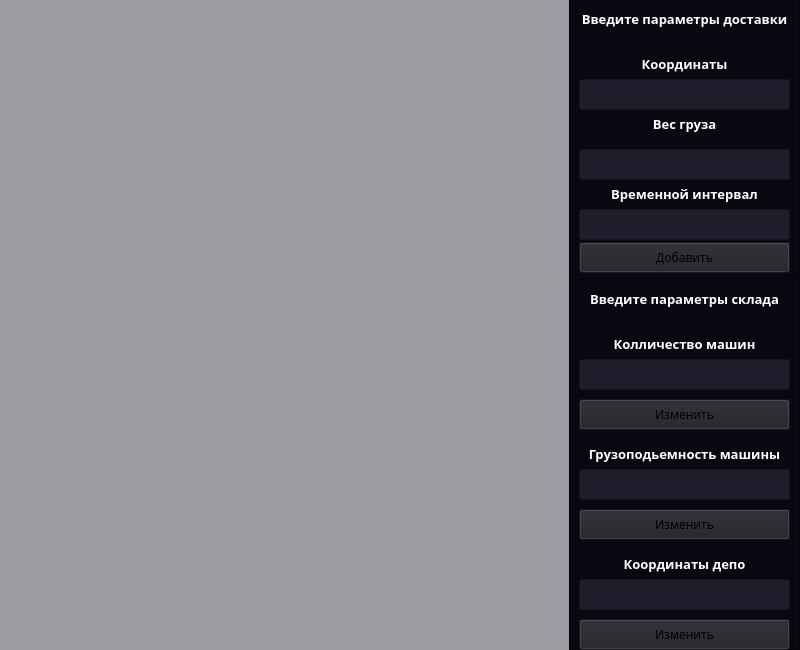
<?xml version="1.0" encoding="UTF-8"?>
<ui version="4.0">
 <class>MainWindow</class>
 <widget class="QMainWindow" name="MainWindow">
  <property name="geometry">
   <rect>
    <x>0</x>
    <y>0</y>
    <width>800</width>
    <height>650</height>
   </rect>
  </property>
  <property name="maximumSize">
   <size>
    <width>1000000</width>
    <height>1000000</height>
   </size>
  </property>
  <property name="windowTitle">
   <string>Transport routing</string>
  </property>
  <property name="styleSheet">
   <string notr="true">background-color:rgba(0, 0, 15, 30);
font-family: Noto Sans SC</string>
  </property>
  <widget class="QWidget" name="centralwidget">
   <widget class="QFrame" name="frame">
    <property name="geometry">
     <rect>
      <x>569</x>
      <y>-1</y>
      <width>231</width>
      <height>281</height>
     </rect>
    </property>
    <property name="styleSheet">
     <string notr="true">background-color: rgb(11, 7, 17);</string>
    </property>
    <property name="frameShape">
     <enum>QFrame::Shape::StyledPanel</enum>
    </property>
    <property name="frameShadow">
     <enum>QFrame::Shadow::Raised</enum>
    </property>
    <widget class="QLabel" name="label">
     <property name="geometry">
      <rect>
       <x>0</x>
       <y>0</y>
       <width>231</width>
       <height>41</height>
      </rect>
     </property>
     <property name="layoutDirection">
      <enum>Qt::LayoutDirection::LeftToRight</enum>
     </property>
     <property name="styleSheet">
      <string notr="true">color: white;
font-weight: bold;
font-size: 10pt;
background-color:none;
border: none</string>
     </property>
     <property name="text">
      <string>Введите параметры доставки</string>
     </property>
     <property name="textFormat">
      <enum>Qt::TextFormat::RichText</enum>
     </property>
     <property name="alignment">
      <set>Qt::AlignmentFlag::AlignCenter</set>
     </property>
    </widget>
    <widget class="QPushButton" name="pushButton">
     <property name="geometry">
      <rect>
       <x>10</x>
       <y>243</y>
       <width>211</width>
       <height>31</height>
      </rect>
     </property>
     <property name="styleSheet">
      <string notr="true">background-color: rgb(35, 32, 39);</string>
     </property>
     <property name="text">
      <string>Добавить</string>
     </property>
    </widget>
    <widget class="QLineEdit" name="lineEdit">
     <property name="geometry">
      <rect>
       <x>10</x>
       <y>80</y>
       <width>211</width>
       <height>31</height>
      </rect>
     </property>
     <property name="styleSheet">
      <string notr="true">background-color: rgb(32, 30, 45);</string>
     </property>
     <property name="alignment">
      <set>Qt::AlignmentFlag::AlignCenter</set>
     </property>
    </widget>
    <widget class="QLineEdit" name="lineEdit_2">
     <property name="geometry">
      <rect>
       <x>10</x>
       <y>150</y>
       <width>211</width>
       <height>31</height>
      </rect>
     </property>
     <property name="styleSheet">
      <string notr="true">background-color: rgb(32, 30, 45);</string>
     </property>
     <property name="alignment">
      <set>Qt::AlignmentFlag::AlignCenter</set>
     </property>
    </widget>
    <widget class="QLineEdit" name="lineEdit_3">
     <property name="geometry">
      <rect>
       <x>10</x>
       <y>210</y>
       <width>211</width>
       <height>31</height>
      </rect>
     </property>
     <property name="styleSheet">
      <string notr="true">background-color: rgb(32, 30, 45);</string>
     </property>
     <property name="alignment">
      <set>Qt::AlignmentFlag::AlignCenter</set>
     </property>
    </widget>
    <widget class="QLabel" name="label_6">
     <property name="geometry">
      <rect>
       <x>0</x>
       <y>180</y>
       <width>231</width>
       <height>31</height>
      </rect>
     </property>
     <property name="layoutDirection">
      <enum>Qt::LayoutDirection::LeftToRight</enum>
     </property>
     <property name="styleSheet">
      <string notr="true">color: white;
font-weight: bold;
font-size: 10pt;
background-color:none;
border: none</string>
     </property>
     <property name="text">
      <string>Временной интервал</string>
     </property>
     <property name="textFormat">
      <enum>Qt::TextFormat::RichText</enum>
     </property>
     <property name="alignment">
      <set>Qt::AlignmentFlag::AlignCenter</set>
     </property>
    </widget>
    <widget class="QLabel" name="label_7">
     <property name="geometry">
      <rect>
       <x>0</x>
       <y>110</y>
       <width>231</width>
       <height>31</height>
      </rect>
     </property>
     <property name="layoutDirection">
      <enum>Qt::LayoutDirection::LeftToRight</enum>
     </property>
     <property name="styleSheet">
      <string notr="true">color: white;
font-weight: bold;
font-size: 10pt;
background-color:none;
border: none</string>
     </property>
     <property name="text">
      <string>Вес груза</string>
     </property>
     <property name="textFormat">
      <enum>Qt::TextFormat::RichText</enum>
     </property>
     <property name="alignment">
      <set>Qt::AlignmentFlag::AlignCenter</set>
     </property>
    </widget>
    <widget class="QLabel" name="label_8">
     <property name="geometry">
      <rect>
       <x>0</x>
       <y>50</y>
       <width>231</width>
       <height>31</height>
      </rect>
     </property>
     <property name="layoutDirection">
      <enum>Qt::LayoutDirection::LeftToRight</enum>
     </property>
     <property name="styleSheet">
      <string notr="true">color: white;
font-weight: bold;
font-size: 10pt;
background-color:none;
border: none</string>
     </property>
     <property name="text">
      <string>Координаты</string>
     </property>
     <property name="textFormat">
      <enum>Qt::TextFormat::RichText</enum>
     </property>
     <property name="alignment">
      <set>Qt::AlignmentFlag::AlignCenter</set>
     </property>
    </widget>
   </widget>
   <widget class="QFrame" name="frame_2">
    <property name="geometry">
     <rect>
      <x>569</x>
      <y>279</y>
      <width>231</width>
      <height>371</height>
     </rect>
    </property>
    <property name="styleSheet">
     <string notr="true">background-color: rgb(11, 7, 17);</string>
    </property>
    <property name="frameShape">
     <enum>QFrame::Shape::StyledPanel</enum>
    </property>
    <property name="frameShadow">
     <enum>QFrame::Shadow::Raised</enum>
    </property>
    <widget class="QLineEdit" name="lineEdit_4">
     <property name="geometry">
      <rect>
       <x>10</x>
       <y>80</y>
       <width>211</width>
       <height>31</height>
      </rect>
     </property>
     <property name="styleSheet">
      <string notr="true">background-color: rgb(32, 30, 45);</string>
     </property>
     <property name="text">
      <string/>
     </property>
     <property name="alignment">
      <set>Qt::AlignmentFlag::AlignCenter</set>
     </property>
    </widget>
    <widget class="QLineEdit" name="lineEdit_5">
     <property name="geometry">
      <rect>
       <x>10</x>
       <y>190</y>
       <width>211</width>
       <height>31</height>
      </rect>
     </property>
     <property name="styleSheet">
      <string notr="true">background-color: rgb(32, 30, 45);</string>
     </property>
     <property name="alignment">
      <set>Qt::AlignmentFlag::AlignCenter</set>
     </property>
    </widget>
    <widget class="QLineEdit" name="lineEdit_6">
     <property name="geometry">
      <rect>
       <x>10</x>
       <y>300</y>
       <width>211</width>
       <height>31</height>
      </rect>
     </property>
     <property name="styleSheet">
      <string notr="true">background-color: rgb(32, 30, 45);</string>
     </property>
     <property name="alignment">
      <set>Qt::AlignmentFlag::AlignCenter</set>
     </property>
    </widget>
    <widget class="QLabel" name="label_2">
     <property name="geometry">
      <rect>
       <x>0</x>
       <y>0</y>
       <width>231</width>
       <height>41</height>
      </rect>
     </property>
     <property name="layoutDirection">
      <enum>Qt::LayoutDirection::LeftToRight</enum>
     </property>
     <property name="styleSheet">
      <string notr="true">color: white;
font-weight: bold;
font-size: 10pt;
background-color:none;
border: none</string>
     </property>
     <property name="text">
      <string>Введите параметры склада</string>
     </property>
     <property name="textFormat">
      <enum>Qt::TextFormat::RichText</enum>
     </property>
     <property name="alignment">
      <set>Qt::AlignmentFlag::AlignCenter</set>
     </property>
    </widget>
    <widget class="QPushButton" name="pushButton_2">
     <property name="geometry">
      <rect>
       <x>10</x>
       <y>120</y>
       <width>211</width>
       <height>31</height>
      </rect>
     </property>
     <property name="styleSheet">
      <string notr="true">background-color: rgb(35, 32, 39);</string>
     </property>
     <property name="text">
      <string>Изменить</string>
     </property>
    </widget>
    <widget class="QPushButton" name="pushButton_3">
     <property name="geometry">
      <rect>
       <x>10</x>
       <y>230</y>
       <width>211</width>
       <height>31</height>
      </rect>
     </property>
     <property name="styleSheet">
      <string notr="true">background-color: rgb(35, 32, 39);</string>
     </property>
     <property name="text">
      <string>Изменить</string>
     </property>
    </widget>
    <widget class="QLabel" name="label_3">
     <property name="geometry">
      <rect>
       <x>0</x>
       <y>50</y>
       <width>231</width>
       <height>31</height>
      </rect>
     </property>
     <property name="layoutDirection">
      <enum>Qt::LayoutDirection::LeftToRight</enum>
     </property>
     <property name="styleSheet">
      <string notr="true">color: white;
font-weight: bold;
font-size: 10pt;
background-color:none;
border: none</string>
     </property>
     <property name="text">
      <string>Колличество машин</string>
     </property>
     <property name="textFormat">
      <enum>Qt::TextFormat::RichText</enum>
     </property>
     <property name="alignment">
      <set>Qt::AlignmentFlag::AlignCenter</set>
     </property>
    </widget>
    <widget class="QLabel" name="label_4">
     <property name="geometry">
      <rect>
       <x>0</x>
       <y>160</y>
       <width>231</width>
       <height>31</height>
      </rect>
     </property>
     <property name="layoutDirection">
      <enum>Qt::LayoutDirection::LeftToRight</enum>
     </property>
     <property name="styleSheet">
      <string notr="true">color: white;
font-weight: bold;
font-size: 10pt;
background-color:none;
border: none</string>
     </property>
     <property name="text">
      <string>Грузоподьемность машины</string>
     </property>
     <property name="textFormat">
      <enum>Qt::TextFormat::RichText</enum>
     </property>
     <property name="alignment">
      <set>Qt::AlignmentFlag::AlignCenter</set>
     </property>
    </widget>
    <widget class="QLabel" name="label_5">
     <property name="geometry">
      <rect>
       <x>0</x>
       <y>270</y>
       <width>231</width>
       <height>31</height>
      </rect>
     </property>
     <property name="layoutDirection">
      <enum>Qt::LayoutDirection::LeftToRight</enum>
     </property>
     <property name="styleSheet">
      <string notr="true">color: white;
font-weight: bold;
font-size: 10pt;
background-color:none;
border: none</string>
     </property>
     <property name="text">
      <string>Координаты депо</string>
     </property>
     <property name="textFormat">
      <enum>Qt::TextFormat::RichText</enum>
     </property>
     <property name="alignment">
      <set>Qt::AlignmentFlag::AlignCenter</set>
     </property>
    </widget>
    <widget class="QPushButton" name="pushButton_4">
     <property name="geometry">
      <rect>
       <x>10</x>
       <y>340</y>
       <width>211</width>
       <height>31</height>
      </rect>
     </property>
     <property name="styleSheet">
      <string notr="true">background-color: rgb(35, 32, 39);</string>
     </property>
     <property name="text">
      <string>Изменить</string>
     </property>
    </widget>
   </widget>
   <widget class="QWidget" name="webEngineContainer" native="true">
    <property name="geometry">
     <rect>
      <x>0</x>
      <y>0</y>
      <width>571</width>
      <height>651</height>
     </rect>
    </property>
   </widget>
  </widget>
 </widget>
 <resources/>
 <connections/>
</ui>
